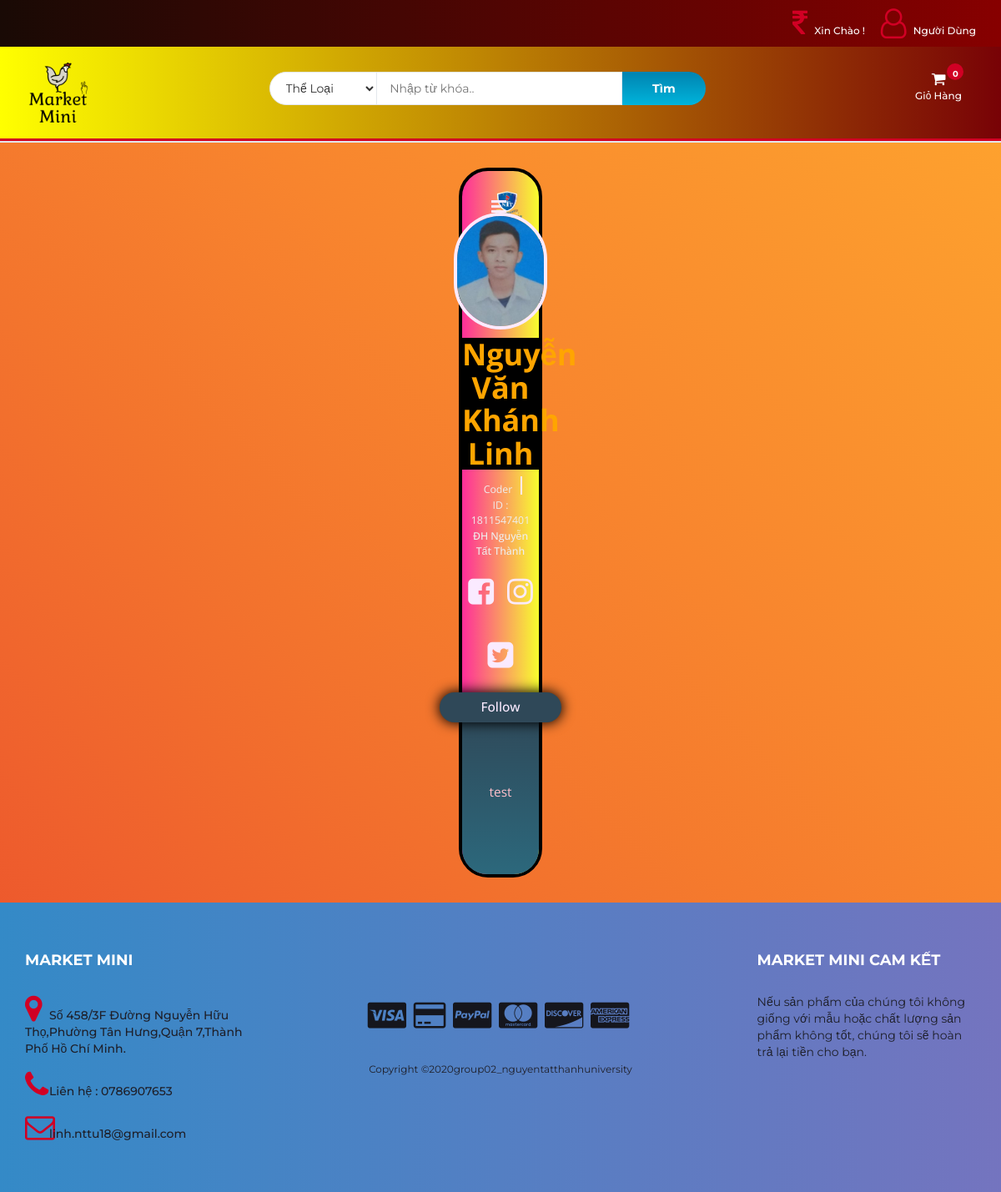
Screenshot of /members_details.php?id=1 with the database file from the repository.
### tables this page shows
CREATE TABLE `aboutteam` (
  `id` int(11) NOT NULL,
  `fullname` varchar(50) NOT NULL,
  `idcard` varchar(50) NOT NULL,
  `phone` varchar(50) NOT NULL,
  `position` varchar(50) NOT NULL,
  `Education` varchar(50) NOT NULL,
  `description` varchar(255) DEFAULT NULL,
  `imageM` text NOT NULL,
  `link_fb` text DEFAULT NULL
);

### members_details.php (the view, shortened to what this page needs)
<?php
include "header.php";
?>
<link rel="stylesheet" href="https://maxcdn.bootstrapcdn.com/font-awesome/4.7.0/css/font-awesome.min.css">
<?php
$id=$_REQUEST['id'];
$result=mysqli_query($con,"select id, fullname, idcard,phone,position,Education,description,imageM,link_fb from aboutteam where id='$id'") or die ("query 2 incorrect.......");
list($id,$fullname,$idcard,$phone,$position,$education,$desc,$imageM,$fb)= mysqli_fetch_array($result);
	echo "
	<div id='busicard'>
	<div class='menu'>
	<div class='movembar'>
	<a href='members.php' class='mbut'><div class='mbar'></div></a>
	</div>
	<div class='movegear'>
	<img src='img/ntt.png'style='height: 50px;width:50px;margin-top:22px;margin-right:13px;'/>
	</div>
	</div>
	<div class='user'>
	<img src='img/".$imageM."' style='height: 140px;width:140px;'/>
	</div>
	<h1 style='color:orange;background-color:#000;margin-top:10px'> ".$fullname."</h1>
	<ul class='info'>
	<li>".$position."</li>
	<span class='hrtop'></span>
	<li>ID : ".$idcard."</li></a> <br>
	<a href='https://phongdaotao.ntt.edu.vn/'' target='blank'>
	<li>".$education."</li></a>
	</ul>
	<ul class='contacts'>
	<a href=".$fb." target='blank'><i class='fa fa-facebook-square' aria-hidden='true'></i></a>
	<a href='https://www.instagram.com/'' target='blank'><i class='fa fa-instagram' aria-hidden='true'></i></a>
	<a href='https://twitter.com/?lang=en'' target='blank'><i class='fa fa-twitter-square' aria-hidden='true'></i></a>
	</ul>
	<div class='bfollow'>
	<a href=".$fb.">Follow</a>
	</div>
	<div class='content' style='color:pink'>
	<p>".$desc."</p>
	</div>
	</div>";
?>
<?php
include "footer.php";
?>

### css/style.css (style rules this page uses)
body { font-family: 'Montserrat', sans-serif; font-weight: 400; background-image: linear-gradient(-134deg, #FFA62E 0%, #FB962E 20%, #F8852E 40%, #F3742D 60%, #EF612D 80%, #EA4D2C 100%); }
h1, h2, h3, h4, h5, h6 { color: #2B2D42; font-weight: 700; margin: 0 0 10px; }
a { color: #2B2D42; font-weight: 500; -webkit-transition: 0.2s color; transition: 0.2s color; }
ul, ol { margin: 0; padding: 0; list-style: none }

### members_details.php (style rules this page uses)
#busicard { position: relative; background: linear-gradient(to left, #F7FE2E, #FE2E9A); border-radius: 35px; min-height: 500px; max-width: 450px; margin: 30px 550px; font-family: 'Open Sans', sans-serif; font-size: 1.1em; text-decoration: none; outline: none; border: 4px solid black; box-sizing: border-box; list-style: none; text-align: center; }
#busicard h1 { color: #FAEAFF; }
.movembar { display: flex; flex-direction: row; justify-content: baseline; align-items: flex-start; }
.movegear { display: flex; flex-direction: row-reverse; justify-content: flex-start; align-items: flex-start; margin-top: -2px; }
.mbar { width: 18px; height: 3px; background: #FAEAFF; position: absolute; margin: 35px; }
.mbar:before { content: ''; width: 12px; height: 3px; background: #FAEAFF; position: absolute; top: 6px; left: 0; }
.mbar:after { content: ''; width: 18px; height: 3px; background: #FAEAFF; position: absolute; top: 12px; left: 0; }
.user { display: flex; flex-direction: row; justify-content: center; align-items: center; user-select: none; }
.user img { border-radius: 100px; width: 160px; border: 4px solid #FAEAFF; margin-top: -20px; }
.info li { color: #eee; font-size: 0.8em; display: inline-block; margin: 0 6px; }
.hrtop { display: inline-block; background-color: #FAEAFF; width: 2px; height: 22px; margin: -2px auto; }
.contacts { min-height: 100px; }
.contacts i { display: inline-block; margin: 20px 0; }
.contacts a { margin: 0 6px; }
.bfollow { display: flex; flex-direction: column-reverse; justify-content: center; align-items: center; margin: 25px 0 0 0; }
.bfollow a { position: absolute; box-shadow: 0 0 15px 1px #000; color: #FAEAFF; background-color: #2F4858; border-radius: 30px; padding: 7px 49px; transition: 350ms; -webkit-transition: all .3s; }
.content { color: #FAEAFF; background: linear-gradient(to bottom, #2F4858, #2C687C); border-radius: 0 0 30px 30px; min-height: 200px; display: flex; flex-direction: column; justify-content: center; align-items: center; }
.content p { margin: 30px 0 25px 0; }
a .fa { font-size: 36px; transition: 500ms; }
a .fa-twitter-square, a .fa-instagram, a .fa-facebook-square { color: #FAEAFF; }

### rows the page displays
aboutteam: imageM (picture), fullname "Nguyễn Văn Khánh Linh", position "Coder", idcard "1811547401", Education "ĐH Nguyễn Tất Thành", description "test"
